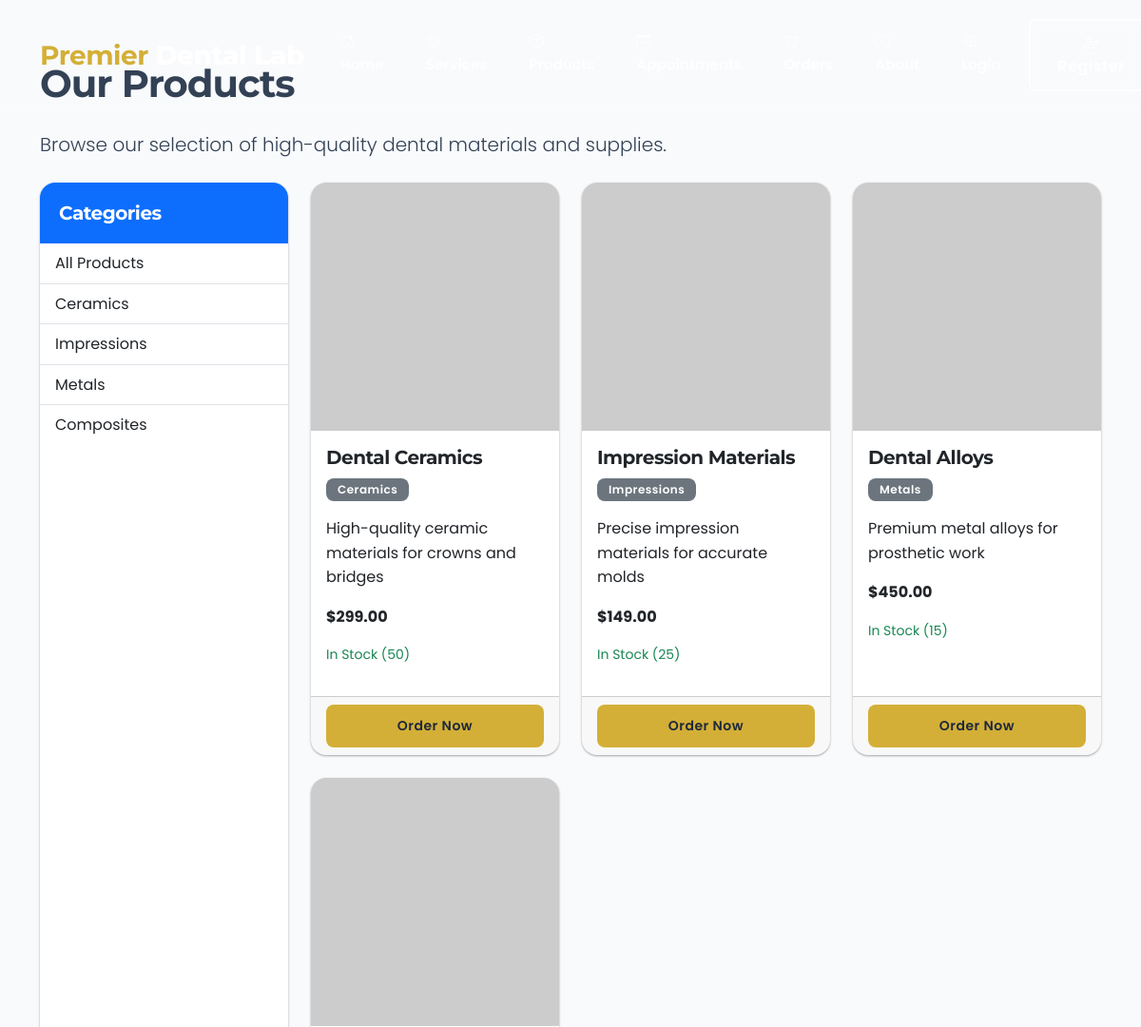
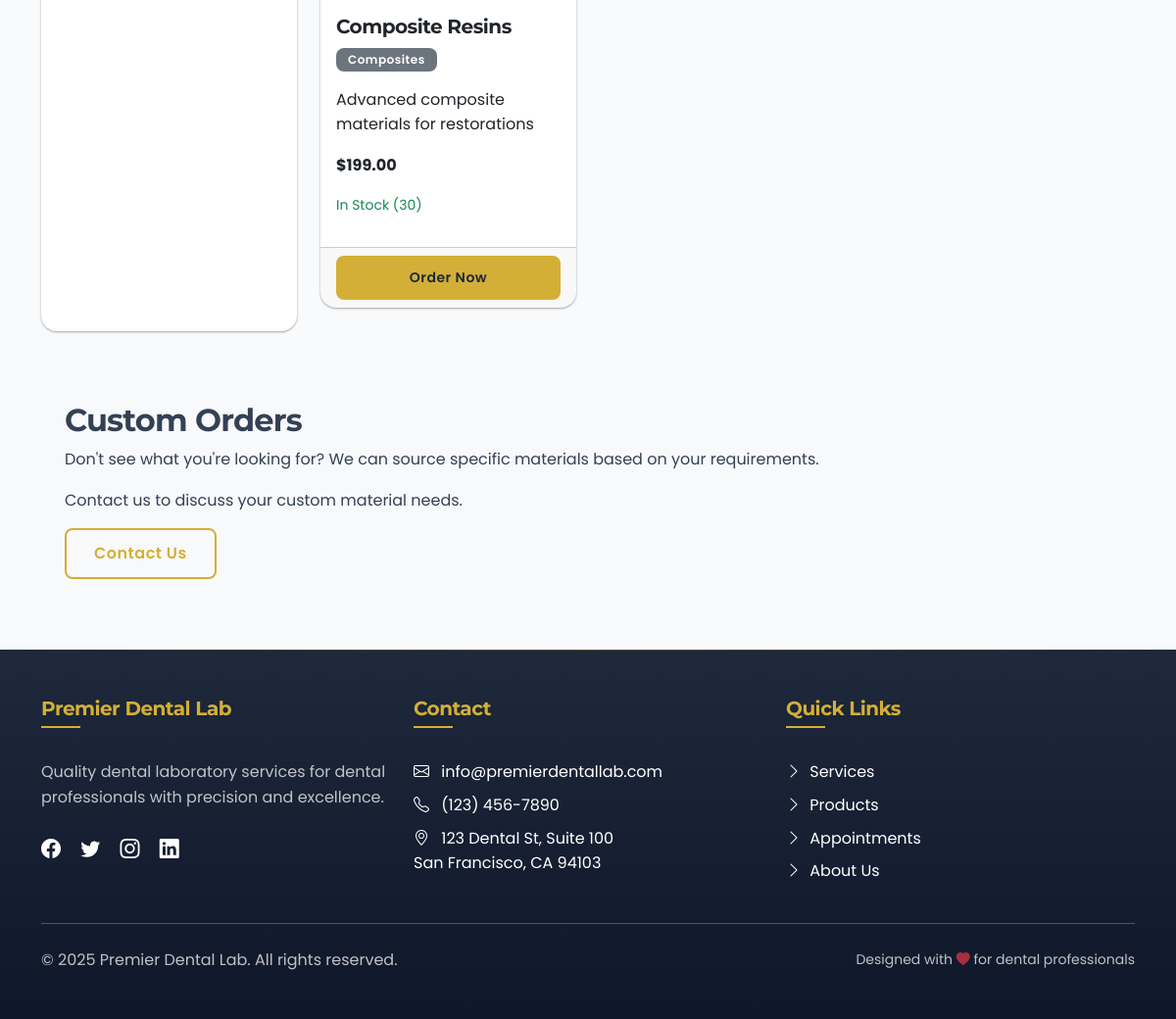
Page /products on the committed database (2 pictures, top to bottom).
### flask_dental_lab.py (models this page shows)
class Material(db.Model):
    __tablename__ = 'material'
    id = db.Column(db.Integer, primary_key=True)
    name = db.Column(db.String(100), nullable=False)
    description = db.Column(db.Text)
    price = db.Column(db.Numeric(10, 2), nullable=False)
    stock = db.Column(db.Integer, default=0)
    category = db.Column(db.String(50))
    image_url = db.Column(db.String(200))
    created_at = db.Column(db.DateTime, default=datetime.utcnow)
    orders = db.relationship('Order', backref='material', lazy=True)

### flask_dental_lab.py (the view)
@app.route('/products')
def products():
    materials = Material.query.all()
    return render_template('products.html', materials=materials, hero_exists=False)

### flask_dental_lab.py (called while the page is built)
@app.context_processor
def inject_now():
    return {'now': datetime.now()}

### templates/products.html (shortened to what this page needs)
{% extends 'base.html' %}
{% block content %}
<h1 class="mb-4">Our Products</h1>
<p class="lead">Browse our selection of high-quality dental materials and supplies.</p>
<div class="row mt-4">
    <div class="col-md-3">
        <div class="card mb-4">
            <div class="card-header bg-primary text-white">
                <h5 class="mb-0">Categories</h5>
            </div>
            <div class="list-group list-group-flush">
                <a href="#" class="list-group-item list-group-item-action">All Products</a>
                <a href="#" class="list-group-item list-group-item-action">Ceramics</a>
                <a href="#" class="list-group-item list-group-item-action">Impressions</a>
                <a href="#" class="list-group-item list-group-item-action">Metals</a>
                <a href="#" class="list-group-item list-group-item-action">Composites</a>
            </div>
        </div>
    </div>
    <div class="col-md-9">
        <div class="row">
            {% for material in materials %}
            <div class="col-md-4 mb-4">
                <div class="card h-100">
                    <img src="{{ material.image_url }}" class="card-img-top" alt="{{ material.name }}" onerror="this.src='https://via.placeholder.com/150'">
                    <div class="card-body">
                        <h5 class="card-title">{{ material.name }}</h5>
                        <p class="badge bg-secondary">{{ material.category }}</p>
                        <p class="card-text">{{ material.description|truncate(100) }}</p>
                        <p class="fw-bold">${{ material.price }}</p>
                        <p class="small {% if material.stock > 10 %}text-success{% elif material.stock > 0 %}text-warning{% else %}text-danger{% endif %}">
                            {% if material.stock > 10 %}
                                In Stock ({{ material.stock }})
                            {% elif material.stock > 0 %}
                                Low Stock ({{ material.stock }} left)
                            {% else %}
                                Out of Stock
                            {% endif %}
                        </p>
                    </div>
                    <div class="card-footer">
                        <a href="{{ url_for('orders') }}?material={{ material.id }}" class="btn btn-primary btn-sm w-100">Order Now</a>
                    </div>
                </div>
            </div>
            {% endfor %}
        </div>
    </div>
</div>
<div class="mt-5 p-4 bg-light rounded">
    <h2>Custom Orders</h2>
    <p>Don't see what you're looking for? We can source specific materials based on your requirements.</p>
    <p>Contact us to discuss your custom material needs.</p>
    <a href="{{ url_for('about') }}" class="btn btn-outline-primary">Contact Us</a>
</div>
{% endblock %}

### templates/base.html (shortened to what this page needs)
<!DOCTYPE html>
<html lang="en">
<head>
    <link href="https://cdn.jsdelivr.net/npm/bootstrap@5.3.0/dist/css/bootstrap.min.css" rel="stylesheet">
    <link rel="stylesheet" href="https://cdn.jsdelivr.net/npm/bootstrap-icons@1.11.2/font/bootstrap-icons.min.css">
    <link rel="stylesheet" href="{{ url_for('static', filename='css/style.css') }}">
    <link rel="stylesheet" href="https://cdnjs.cloudflare.com/ajax/libs/animate.css/4.1.1/animate.min.css">
</head>
<body>
    <nav class="navbar navbar-expand-lg navbar-dark">
        <div class="container">
            <a class="navbar-brand" href="{{ url_for('index') }}">
                <span class="fw-bold">Premier</span> Dental Lab
            </a>
            <div class="collapse navbar-collapse" id="navbarNav">
                <ul class="navbar-nav ms-auto">
                    <li class="nav-item">
                        <a class="nav-link" href="{{ url_for('index') }}"><i class="bi bi-house-door"></i> Home</a>
                    </li>
                    <li class="nav-item">
                        <a class="nav-link" href="{{ url_for('services') }}"><i class="bi bi-gear"></i> Services</a>
                    </li>
                    <li class="nav-item">
                        <a class="nav-link" href="{{ url_for('products') }}"><i class="bi bi-box"></i> Products</a>
                    </li>
                    <li class="nav-item">
                        <a class="nav-link" href="{{ url_for('appointments') }}"><i class="bi bi-calendar-check"></i> Appointments</a>
                    </li>
                    <li class="nav-item">
                        <a class="nav-link" href="{{ url_for('orders') }}"><i class="bi bi-cart"></i> Orders</a>
                    </li>
                    <li class="nav-item">
                        <a class="nav-link" href="{{ url_for('about') }}"><i class="bi bi-info-circle"></i> About</a>
                    </li>
                    {% if session.get('user_id') %}
                        <li class="nav-item dropdown">
                            <a class="nav-link dropdown-toggle" href="#" id="userDropdown" role="button" data-bs-toggle="dropdown" aria-expanded="false">
                                <i class="bi bi-person-circle me-1"></i>{{ session.get('username') }}
                            </a>
                            <ul class="dropdown-menu" aria-labelledby="userDropdown">
                                <li><a class="dropdown-item" href="{{ url_for('dashboard') }}"><i class="bi bi-speedometer2 me-2"></i>Dashboard</a></li>
                                <li><a class="dropdown-item" href="{{ url_for('profile') }}"><i class="bi bi-person-gear me-2"></i>Edit Profile</a></li>
                                {% if session.get('is_admin') %}
                                    <li><a class="dropdown-item" href="{{ url_for('admin_dashboard') }}"><i class="bi bi-shield-lock me-2"></i>Admin Panel</a></li>
                                {% endif %}
                                <li><hr class="dropdown-divider"></li>
                                <li><a class="dropdown-item" href="{{ url_for('logout') }}"><i class="bi bi-box-arrow-right me-2"></i>Logout</a></li>
                            </ul>
                        </li>
                    {% else %}
                        <li class="nav-item">
                            <a class="nav-link" href="{{ url_for('login') }}"><i class="bi bi-box-arrow-in-right"></i> Login</a>
                        </li>
                        <li class="nav-item">
                            <a class="btn btn-outline-light ms-2" href="{{ url_for('register') }}"><i class="bi bi-person-plus"></i> Register</a>
                        </li>
                    {% endif %}
                </ul>
            </div>
        </div>
    </nav>
    <div class="container {% if not hero_exists %}mt-5 pt-3{% endif %}">
        {% block content %}{% endblock %}
    </div>
    <footer class="text-white py-5 mt-5">
        <div class="container">
            <div class="row g-4">
                <div class="col-md-4">
                    <h5>Premier Dental Lab</h5>
                    <p class="mt-3 text-light opacity-75">Quality dental laboratory services for dental professionals with precision and excellence.</p>
                    <div class="social-icons mt-4">
                        <a href="#" class="text-white me-3 fs-5"><i class="bi bi-facebook"></i></a>
                        <a href="#" class="text-white me-3 fs-5"><i class="bi bi-twitter"></i></a>
                        <a href="#" class="text-white me-3 fs-5"><i class="bi bi-instagram"></i></a>
                        <a href="#" class="text-white me-3 fs-5"><i class="bi bi-linkedin"></i></a>
                    </div>
                </div>
                <div class="col-md-4">
                    <h5>Contact</h5>
                    <ul class="list-unstyled mt-3">
                        <li class="mb-2"><i class="bi bi-envelope me-2"></i> info@premierdentallab.com</li>
                        <li class="mb-2"><i class="bi bi-telephone me-2"></i> (123) 456-7890</li>
                        <li class="mb-2"><i class="bi bi-geo-alt me-2"></i> 123 Dental St, Suite 100<br>San Francisco, CA 94103</li>
                    </ul>
                </div>
                <div class="col-md-4">
                    <h5>Quick Links</h5>
                    <ul class="list-unstyled mt-3">
                        <li class="mb-2"><a href="{{ url_for('services') }}" class="text-white"><i class="bi bi-chevron-right me-1"></i> Services</a></li>
                        <li class="mb-2"><a href="{{ url_for('products') }}" class="text-white"><i class="bi bi-chevron-right me-1"></i> Products</a></li>
                        <li class="mb-2"><a href="{{ url_for('appointments') }}" class="text-white"><i class="bi bi-chevron-right me-1"></i> Appointments</a></li>
                        <li class="mb-2"><a href="{{ url_for('about') }}" class="text-white"><i class="bi bi-chevron-right me-1"></i> About Us</a></li>
                    </ul>
                </div>
            </div>
            <hr class="mt-4 mb-4 border-light opacity-25">
            <div class="row align-items-center">
                <div class="col-md-6 text-center text-md-start">
                    <p class="mb-0 text-light opacity-75">&copy; {{ now.year }} Premier Dental Lab. All rights reserved.</p>
                </div>
                <div class="col-md-6 text-center text-md-end">
                    <p class="mb-0 small text-light opacity-75">Designed with <i class="bi bi-heart-fill text-danger"></i> for dental professionals</p>
                </div>
            </div>
        </div>
    </footer>
</body>
</html>

### static/css/style.css (style rules this page uses)
:root { --primary-color: #1e4d8c; --primary-dark: #0f2a50; --primary-light: #e8f0fc; --accent-color: #00c2cb; --accent-gold: #d4af37; --accent-light-gold: #f0e6c9; --secondary-color: #d4af37; --success-color: #2ecc71; --warning-color: #f39c12; --danger-color: #e74c3c; --dark-color: #1e293b; --light-color: #f8fafc; --shadow: 0 10px 15px -3px rgba(0, 0, 0, 0.1), 0 4px 6px -2px rgba(0, 0, 0, 0.05); --shadow-sm: 0 1px 3px rgba(0, 0, 0, 0.12), 0 1px 2px rgba(0, 0, 0, 0.24); --shadow-lg: 0 20px 25px -5px rgba(0, 0, 0, 0.1), 0 10px 10px -5px rgba(0, 0, 0, 0.04); --transition: all 0.3s cubic-bezier(0.25, 0.8, 0.25, 1); }
body { font-family: 'Poppins', sans-serif; color: #334155; background-color: #f8fafc; line-height: 1.6; }
h1, h2, h3, h4, h5, h6 { font-family: 'Montserrat', sans-serif; font-weight: 700; letter-spacing: -0.025em; }
.navbar { padding: 1.25rem 1rem; background-color: transparent; transition: var(--transition); position: absolute; top: 0; left: 0; right: 0; z-index: 1000; border-bottom: 1px solid rgba(255, 255, 255, 0.1); }
.navbar-brand { font-family: 'Montserrat', sans-serif; font-weight: 800; font-size: 1.75rem; color: white !important; letter-spacing: -0.5px; padding: 0; position: relative; display: inline-block; }
.navbar-brand span { color: var(--accent-gold); }
.nav-link { font-weight: 600; font-size: 0.95rem; padding: 0.75rem 1.25rem !important; transition: var(--transition); color: rgba(255, 255, 255, 0.85) !important; border-radius: 4px; margin: 0 0.125rem; }
footer { margin-top: 5rem; background-color: var(--dark-color) !important; padding: 4rem 0 2rem; position: relative; background-image: linear-gradient(to bottom, #1e293b, #0f172a); }
footer::before { content: ''; position: absolute; top: 0; left: 0; width: 100%; height: 1px; background: linear-gradient(to right, transparent, var(--accent-gold), transparent); opacity: 0.3; }
footer h5 { font-size: 1.25rem; margin-bottom: 1.5rem; position: relative; display: inline-block; color: var(--accent-gold); }
footer h5:after { content: ''; position: absolute; left: 0; bottom: -8px; height: 2px; width: 40px; background-color: var(--accent-gold); }
footer .list-unstyled li { margin-bottom: 0.75rem; }
footer a { text-decoration: none; transition: var(--transition); }
.card { border: none; border-radius: 1rem; box-shadow: var(--shadow-sm); transition: var(--transition); overflow: hidden; height: 100%; }
.card-header { font-weight: 600; padding: 1.25rem; background-color: var(--light-color); border-bottom: none; }
.btn { border-radius: 0.5rem; padding: 0.75rem 1.75rem; font-weight: 600; letter-spacing: 0.5px; transition: var(--transition); border: none; position: relative; overflow: hidden; z-index: 1; }
.btn::after { content: ''; position: absolute; bottom: 0; left: 0; width: 100%; height: 0; background-color: rgba(0, 0, 0, 0.1); transition: var(--transition); z-index: -1; }
.btn-primary { background-color: var(--accent-gold); color: var(--dark-color); font-weight: 600; border: none; }
.btn-outline-primary { border: 2px solid var(--accent-gold); color: var(--accent-gold); background-color: transparent; }
.btn-outline-light { border: 2px solid rgba(255, 255, 255, 0.7); color: white; background-color: rgba(255, 255, 255, 0.08); backdrop-filter: blur(5px); -webkit-backdrop-filter: blur(5px); }
.badge { padding: 0.5em 1em; font-weight: 600; letter-spacing: 0.5px; border-radius: 0.5rem; }

### rows in the picture
Material: name "Dental Ceramics", category "Ceramics", description "High-quality ceramic materials for crowns and bridges", price "299.00", stock "50"
Material: name "Impression Materials", category "Impressions", description "Precise impression materials for accurate molds", price "149.00", stock "25"
Material: name "Dental Alloys", category "Metals", description "Premium metal alloys for prosthetic work", price "450.00", stock "15"
Material: name "Composite Resins", category "Composites", description "Advanced composite materials for restorations", price "199.00", stock "30"
